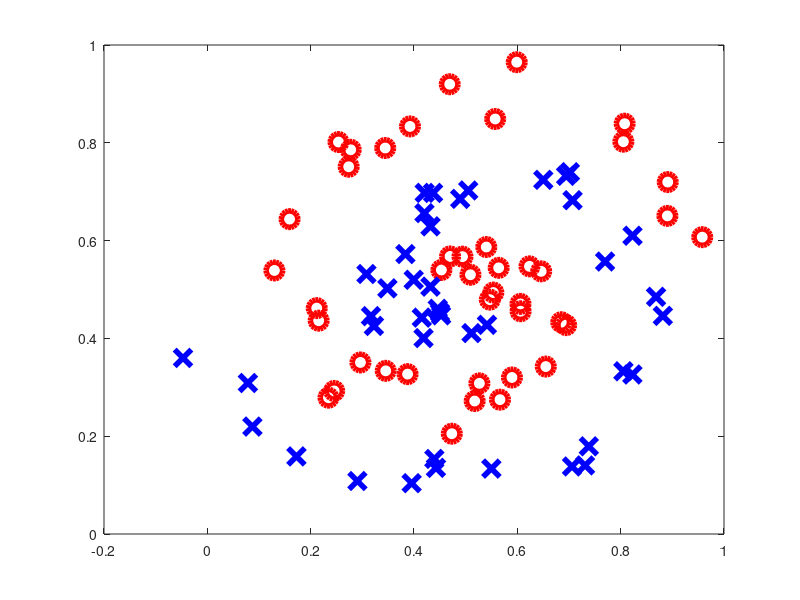

The MATLAB script that drew this image: (Note: this script raises an error after producing the figure.)
function netbp_full
%NETBP_FULL
%   Extended version of netbp, with more graphics
%
%   Set up data for neural net test
%   Use backpropagation to train 
%   Visualize results
%
% C F Higham and D J Higham, Aug 2017
%

clear all;
data=load('dataset.mat');       
x1 = (data.X(:,1))';              % store x1 values
x2 = data.X(:,2 )';               % store x2 values
y = (data.Y)';                    % store y values

global totalrows
totalrows= length(data.X);       % total number of rows

figure(1)
clf
a1 = subplot(1,1,1);
plot(x1(1:totalrows/2),x2(1:totalrows/2),'ro','MarkerSize',12,'LineWidth',4)   % update range
hold on
plot(x1(totalrows/2+1:totalrows),x2(totalrows/2+1:totalrows),'bx','MarkerSize',12,'LineWidth',4)
a1.XTick = [0 1];
a1.YTick = [0 1];
a1.FontWeight = 'Bold';
a1.FontSize = 16;
xlim([0,1])
ylim([0,1])

%print -dpng pic_xy.png

%%%%%%%%%%%%%%%%%%%%%%%%%%%%%%%%%%%%%%%%
% Initialize weights and biases 
rng(5000);
W2 = 0.5*randn(4,2); % from 2 -> 4
W3 = 0.5*randn(4,4); % from 2 -> 4
W4 = 0.5*randn(2,4);
b2 = 0.5*randn(4,1);
b3 = 0.5*randn(4,1);
b4 = 0.5*randn(2,1);
%%%%%%%%%%%%%%%%%%%%%%%%%%%%%%%%%%%%%%%%

%%%%%%%%%%%%%%%%%%%%%%%%%%%%%%%%%%%%%%%%
% Forward and Back propagate 
% Pick a training point at random


eta = 0.38; %0.37 0.39 0.4 0.41 
Niter = 1e6;

accuracy_history= zeros(Niter,1);
counter_value = 0;

savecost = zeros(Niter,1);
for counter = 1:Niter
    k = randi(totalrows);   
    x = [x1(k); x2(k)];
    % Forward pass
    a2 = activate(x,W2,b2);
    a3 = activate(a2,W3,b3);
    a4 = activate(a3,W4,b4);
    % Backward pass
    delta4 = a4.*(1-a4).*(a4-y(:,k));
    delta3 = a3.*(1-a3).*(W4'*delta4);
    delta2 = a2.*(1-a2).*(W3'*delta3);
    % Gradient step
    W2 = W2 - eta*delta2*x';
    W3 = W3 - eta*delta3*a2';
    W4 = W4 - eta*delta4*a3';
    b2 = b2 - eta*delta2;
    b3 = b3 - eta*delta3;
    b4 = b4 - eta*delta4;
    % Monitor progress
    [newcost,accuracy]= cost(W2,W3,W4,b2,b3,b4)   % display cost to screen
   
    accuracy_history(counter)= accuracy;
    savecost(counter) = newcost;
    if accuracy >= 0.97
        counter_value = counter % to state the final counter value
        break;
    end
disp(counter)
end
figure(2)
clf
semilogy([1:1e4:Niter],savecost(1:1e4:Niter),'b-','LineWidth',2)
xlabel('Number of iterations')
ylabel('Value of cost function')
title("Value of cost function vs Number of iterations")
%set(gca,'FontWeight','Bold','FontSize',18)
print -dpng pic_cost.png

%%%%%%%%%%% Display shaded and unshaded regions 
N = 500;
Dx = 1/N;
Dy = 1/N;
xvals = [0:Dx:1];
yvals = [0:Dy:1];
for k1 = 1:N+1
    xk = xvals(k1);
    for k2 = 1:N+1
        yk = yvals(k2);
        xy = [xk;yk];
        a2 = activate(xy,W2,b2);
        a3 = activate(a2,W3,b3);
        a4 = activate(a3,W4,b4);
        Aval(k2,k1) = a4(1);
        Bval(k2,k1) = a4(2);
     end
end
[X,Y] = meshgrid(xvals,yvals);

figure(3)
clf
a2 = subplot(1,1,1);
Mval = Aval>Bval;
contourf(X,Y,Mval,[0.5 0.5])
hold on
colormap([1 1 1; 0.8 0.8 0.8])
plot(x1(1:totalrows/2),x2(1:totalrows/2),'ro','MarkerSize',12,'LineWidth',4)
plot(x1(totalrows/2+1:totalrows),x2(totalrows/2+1:totalrows),'bx','MarkerSize',12,'LineWidth',4)
a2.XTick = [0 1];
a2.YTick = [0 1];
a2.FontWeight = 'Bold';
a2.FontSize = 16;
xlim([0,1])
ylim([0,1])

print -dpng pic_bdy_bp.png


figure(4)
clf
semilogy([1:1e4:Niter],accuracy_history(1:1e4:Niter),'b-','LineWidth',2);
xlabel("Number of iterations");
ylabel("Accuracy");
title("Accuracy vs Number of iterations");

  function [costval,accuracy]= cost(W2,W3,W4,b2,b3,b4)
        
     count=0;    
     costvec = zeros(totalrows,1); 
     for i = 1:totalrows
         x =[x1(i);x2(i)];
         a2 = activate(x,W2,b2);
         a3 = activate(a2,W3,b3);
         a4 = activate(a3,W4,b4);
         costvec(i) = norm(y(:,i) - a4,2);
         % Check varaince between input and output
         if (y(1,i) < y(2,i)) && (a4(1)<a4(2))  
             count = count+1;
         elseif (y(1,i) > y(2,i)) && (a4(1)>a4(2))
             count = count+1;
         end
     end
     costval = norm(costvec,2)^2;
     accuracy = count/totalrows;       %  calculate accuracy
   end % of nested function
                                                
% row ,col
end